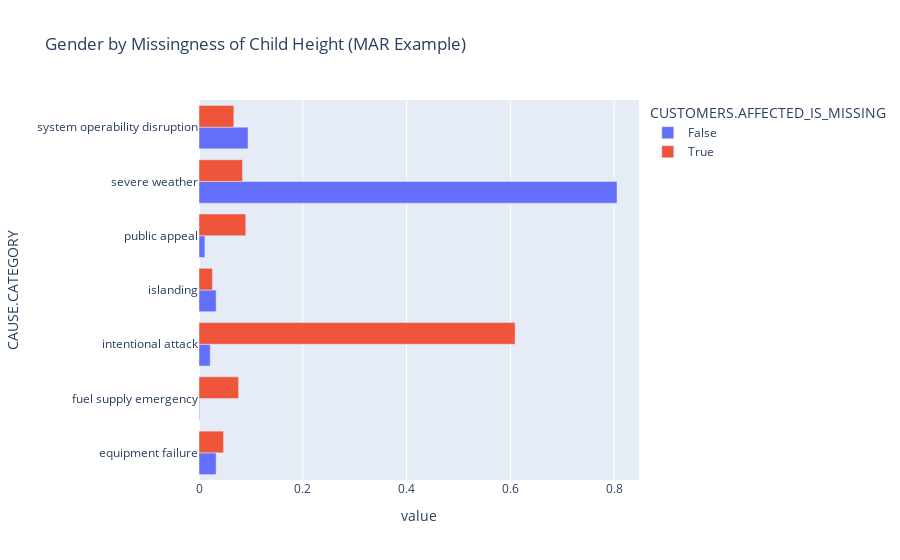

The code cell stored with this chart in its notebook:
### Code cell
pv_cause.plot(kind='barh', title='Gender by Missingness of Child Height (MAR Example)', barmode='group')

### Figure 1 — Plotly figure (JSON) as saved in the notebook; plotly's stock layout.template omitted (floating-point values rounded to 4 significant figures)
{"data": [{"alignmentgroup": "True", "hovertemplate": "CUSTOMERS.AFFECTED_IS_MISSING=False<br>value=%{x}<br>CAUSE.CATEGORY=%{y}<extra></extra>", "legendgroup": "False", "marker": {"color": "#636efa", "pattern": {"shape": ""}}, "name": "False", "offsetgroup": "False", "orientation": "h", "showlegend": true, "textposition": "auto", "type": "bar", "x": [0.03299, 0.001138, 0.02162, 0.03299, 0.01138, 0.8055, 0.09443], "xaxis": "x", "y": ["equipment failure", "fuel supply emergency", "intentional attack", "islanding", "public appeal", "severe weather", "system operability disruption"], "yaxis": "y"}, {"alignmentgroup": "True", "hovertemplate": "CUSTOMERS.AFFECTED_IS_MISSING=True<br>value=%{x}<br>CAUSE.CATEGORY=%{y}<extra></extra>", "legendgroup": "True", "marker": {"color": "#EF553B", "pattern": {"shape": ""}}, "name": "True", "offsetgroup": "True", "orientation": "h", "showlegend": true, "textposition": "auto", "type": "bar", "x": [0.04733, 0.07634, 0.6092, 0.02595, 0.09008, 0.08397, 0.06718], "xaxis": "x", "y": ["equipment failure", "fuel supply emergency", "intentional attack", "islanding", "public appeal", "severe weather", "system operability disruption"], "yaxis": "y"}], "layout": {"barmode": "group", "legend": {"title": {"text": "CUSTOMERS.AFFECTED_IS_MISSING"}, "tracegroupgap": 0}, "title": {"text": "Gender by Missingness of Child Height (MAR Example)"}, "xaxis": {"anchor": "y", "domain": [0, 1], "title": {"text": "value"}}, "yaxis": {"anchor": "x", "domain": [0, 1], "title": {"text": "CAUSE.CATEGORY"}}}}
